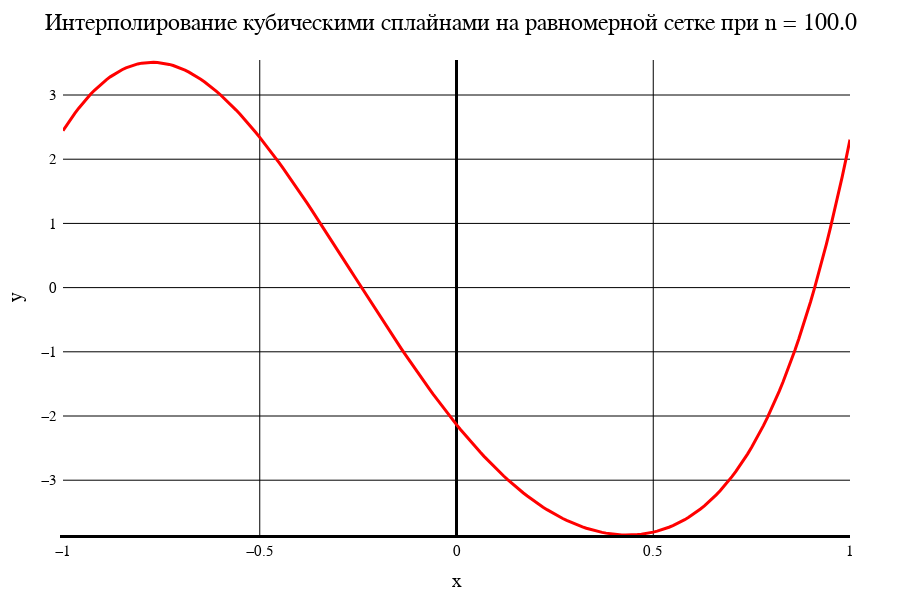

This figure's notebook cell:
### Markdown cell above
Сплайн. Равномерная сетка

### Code cell
data3[1]

### Figure 1 — Plotly figure (JSON) as saved in the notebook; plotly's stock layout.template omitted (floating-point values rounded to 4 significant figures; data arrays with more than 128 entries replaced by an {"elided": "..."} marker saying what was removed)
{"data": [{"line": {"color": "red", "width": 3}, "mode": "line", "type": "scatter", "x": {"elided": "201 float values"}, "y": {"elided": "201 float values"}}], "layout": {"coloraxis": {"outlinecolor": "black"}, "font": {"color": "black", "family": "Time New Roman"}, "height": 600, "margin": {"b": 50, "l": 50, "r": 50, "t": 60}, "paper_bgcolor": "white", "plot_bgcolor": "white", "title": {"autosize": false, "font": {"color": "black", "family": "Times New Roman", "size": 24}, "paper_bgcolor": "red", "text": "Интерполирование кубическими сплайнами на равномерной сетке при n = 100.0"}, "width": 900, "xaxis": {"color": "black", "gridcolor": "black", "gridwidth": 1, "linecolor": "black", "linewidth": 3, "tickfont": {"size": 15}, "title": {"font": {"color": "black", "family": "Times New Roman", "size": 20}, "text": "x"}, "zeroline": true, "zerolinecolor": "black", "zerolinewidth": 3}, "yaxis": {"exponentformat": "power", "gridcolor": "black", "gridwidth": 1, "linewidth": 3, "range": [-3.853, 3.545], "tickfont": {"size": 15}, "title": {"font": {"color": "black", "family": "Times New Roman", "size": 20}, "text": "y"}, "zeroline": true, "zerolinecolor": "black", "zerolinewidth": 1}}}
